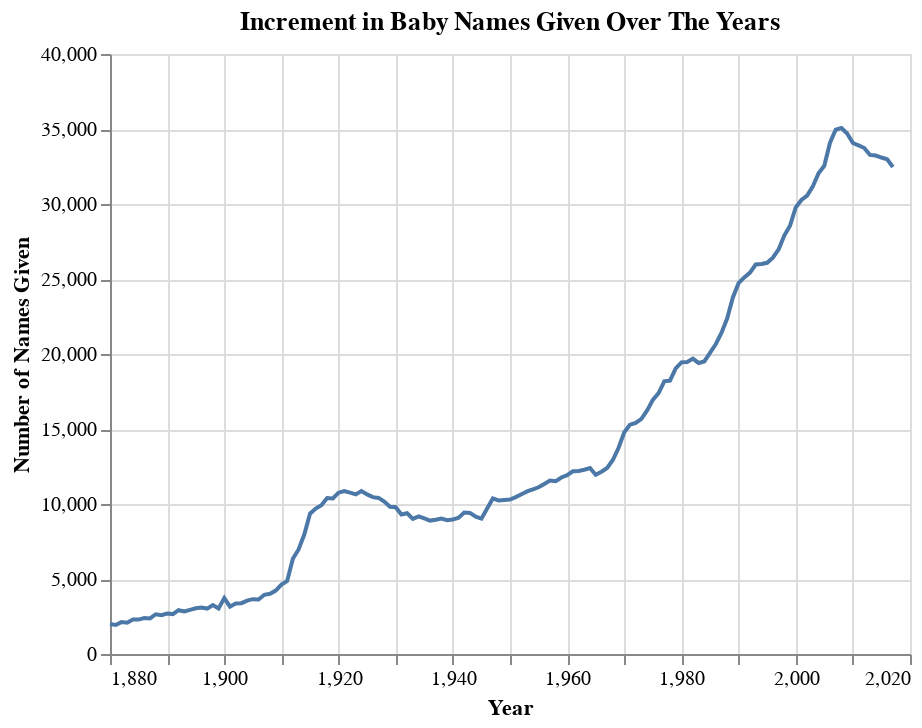

The notebook cell saved with this chart:
### Code cell
(alt.Chart(observations_by_year).
     mark_line().encode(x = alt.Y('year', title = 'Year'), y = alt.Y('counts', title = 'Number of Names Given')).
     properties(title = 'Increment in Baby Names Given Over The Years')
)

### Figure 1 — Vega-Lite specification as saved in the notebook (floating-point values rounded to 4 significant figures; data arrays with more than 128 entries replaced by an {"elided": "..."} marker saying what was removed)
{"$schema": "https://vega.github.io/schema/vega-lite/v4.17.0.json", "config": {"view": {"continuousHeight": 300, "continuousWidth": 400}}, "data": {"name": "data-41ac05a24feddafcd330b3672ff286d1"}, "datasets": {"data-41ac05a24feddafcd330b3672ff286d1": {"elided": "138 records"}}, "encoding": {"x": {"field": "year", "title": "Year", "type": "quantitative"}, "y": {"field": "counts", "title": "Number of Names Given", "type": "quantitative"}}, "mark": "line", "title": "Increment in Baby Names Given Over The Years"}
